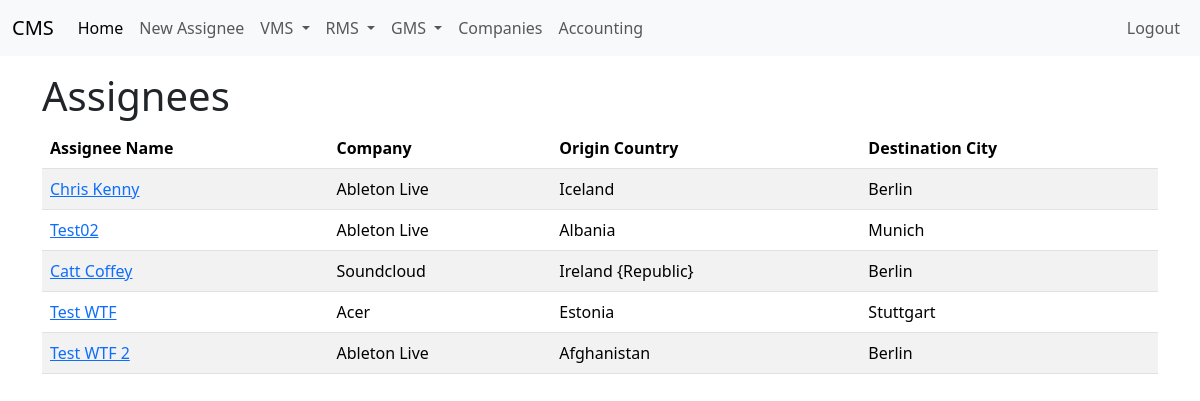
The page /assignees (signed in) on the database its author committed.
### app/models.py (models this page shows, shortened)
class Assignee(db.Model):
    id: so.Mapped[int] = so.mapped_column(primary_key=True)
    name: so.Mapped[str] = so.mapped_column(sa.String(100), index=True)
    origin_country: so.Mapped[str] = so.mapped_column(sa.String(100), index=True)
    destination_city: so.Mapped[str] = so.mapped_column(sa.String(100), index=True)
    company_id: so.Mapped[int] = so.mapped_column(sa.ForeignKey("company.id"))
    create_date: so.Mapped[datetime] = so.mapped_column(index=True, default=lambda: datetime.now(timezone.utc))
    company: so.Mapped["Company"] = so.relationship(back_populates="assignees")
    packages: so.Mapped[List["Package"]] = so.relationship(
        secondary="assignee_package",
        back_populates="assignees"
    )

class Company(db.Model):
    id: so.Mapped[int] = so.mapped_column(primary_key=True)
    name: so.Mapped[str] = so.mapped_column(sa.String(100), index=True, unique=True)
    contact: so.Mapped[str] = so.mapped_column(sa.String(256))
    address1: so.Mapped[str] = so.mapped_column(sa.String(64), nullable=True)
    address2: so.Mapped[str] = so.mapped_column(sa.String(64), nullable=True)
    postcode: so.Mapped[int] = so.mapped_column(sa.Integer, nullable=True)
    city: so.Mapped[str] = so.mapped_column(sa.String(64), nullable=True)
    notes: so.Mapped[Optional[str]] = so.mapped_column(sa.String(1064))
    assignees: so.Mapped[List["Assignee"]] = so.relationship(back_populates="company", cascade="all, delete-orphan")
    company_packages: so.Mapped[List["CompanyPackage"]] = so.relationship(back_populates="company")

### app/routes.py (the view)
@app.route("/assignees", methods=["GET"])
@login_required
def assignees():
    assignees = Assignee.query.order_by(Assignee.create_date).all()
    return render_template("assignees.html", assignees=assignees)

### app/models.py (called while the page is built)
@login.user_loader
def load_user(id):
    return db.session.get(User, int(id))

### app/templates/assignees.html
{% extends 'base.html' %}
{% block content %}
<h1>Assignees</h1>
<table class="table table-striped table-hover">
    <thead>
        <th>Assignee Name</th>
        <th>Company</th>
        <th>Origin Country</th>
        <th>Destination City</th>
    </thead>
    <tbody>
        {% for assignee in assignees %}
        <tr>
            <td><a href="{{url_for('view_assignee', assignee_id=assignee.id)}}">{{assignee.name}}</a></td>
            <td>{{assignee.company.name}}</td>
            <td>{{assignee.origin_country}}</td>
            <td>{{assignee.destination_city}}</td>
        </tr>
        {% endfor %}
    </tbody>
</table>
{% endblock %}

### rows shown on the page
Assignee: name "Chris Kenny", company.name "Ableton Live", origin_country "Iceland", destination_city "Berlin"
Assignee: name "Test02", company.name "Ableton Live", origin_country "Albania", destination_city "Munich"
Assignee: name "Catt Coffey", company.name "Soundcloud", origin_country "Ireland {Republic}", destination_city "Berlin"
Assignee: name "Test WTF", company.name "Acer", origin_country "Estonia", destination_city "Stuttgart"
Assignee: name "Test WTF 2", company.name "Ableton Live", origin_country "Afghanistan", destination_city "Berlin"
